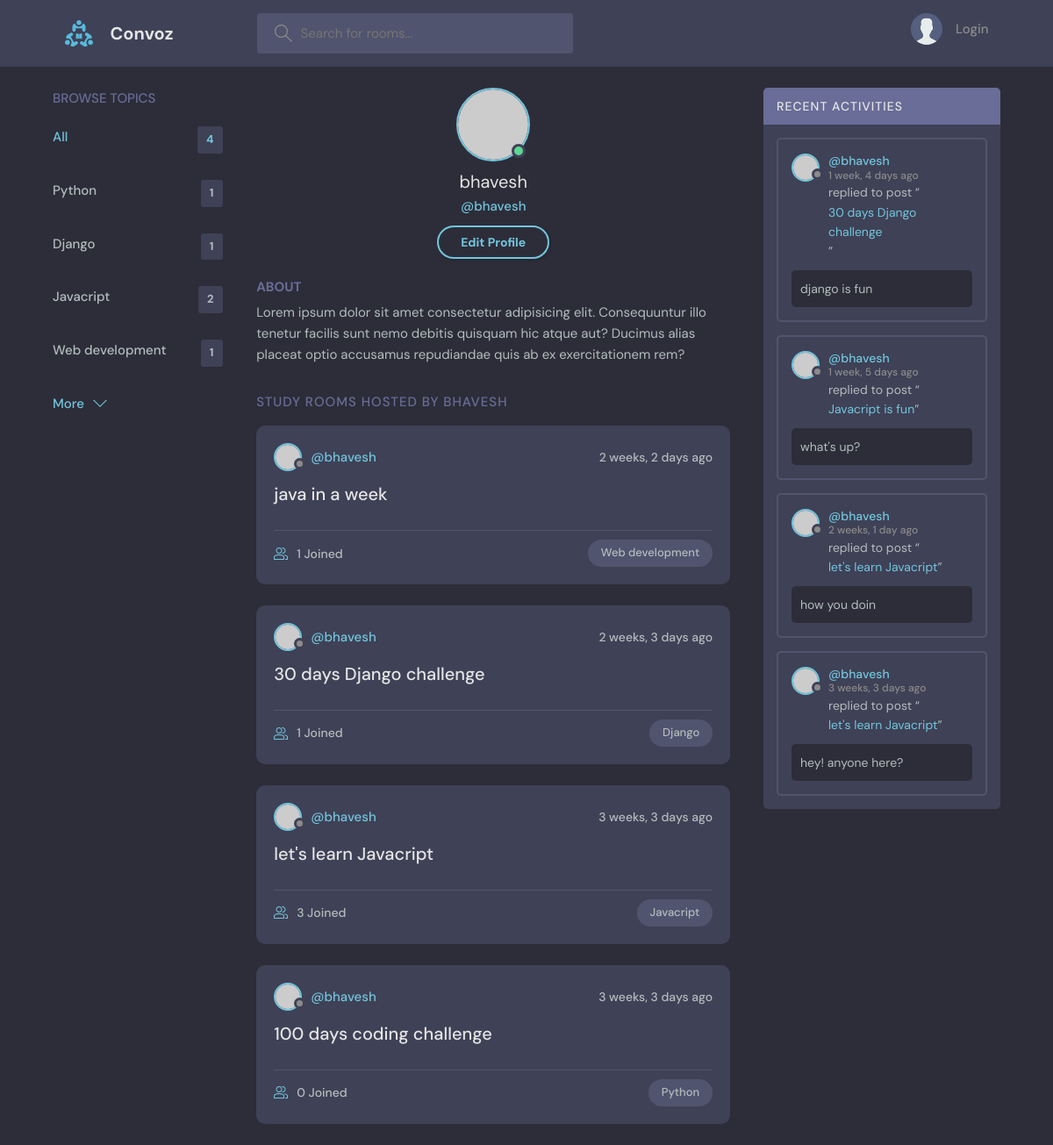
Page /profile/1/ on the earlier database version.
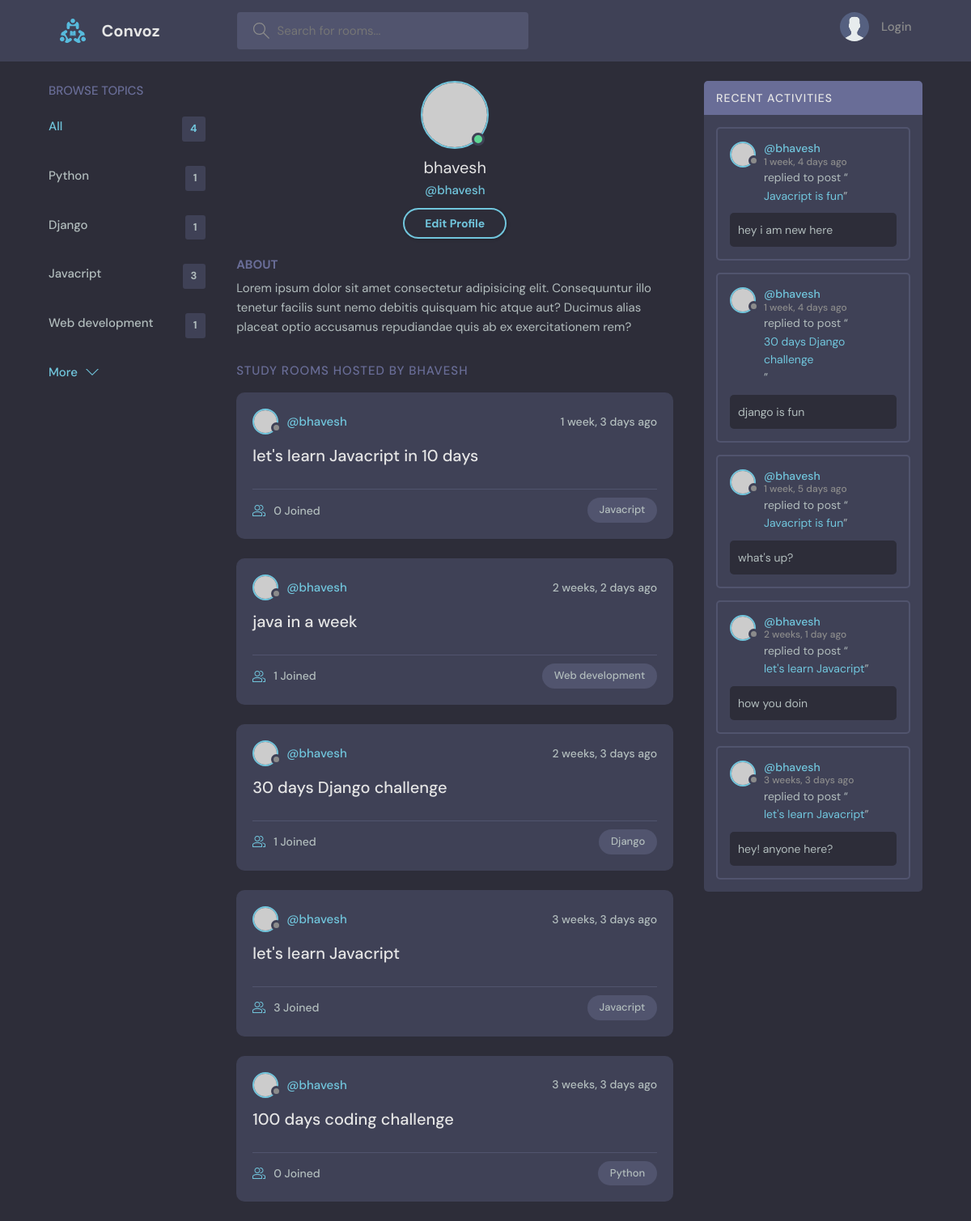
Same page on the later database version.
### base/models.py (models this page shows, shortened)
class Topic(models.Model):
    name = models.CharField(max_length=200)

class Room(models.Model):
    host = models.ForeignKey(User, on_delete=models.SET_NULL, null=True)
    topic = models.ForeignKey(Topic, on_delete=models.SET_NULL, null=True)
    name = models.CharField(max_length=200)
    description = models.TextField(null=True, blank=True)
    participants = models.ManyToManyField(User, related_name='participants', blank=True)
    updated = models.DateTimeField(auto_now=True)
    created = models.DateTimeField(auto_now_add=True)
    class Meta:
        ordering = ['-updated', '-created']  # - do the order in descending oder
    def __str__(self):
        return self.name

class Message(models.Model):
    user = models.ForeignKey(User, on_delete=models.CASCADE)
    room = models.ForeignKey(Room, on_delete=models.CASCADE)
    body = models.TextField()
    updated = models.DateTimeField(auto_now=True)
    created = models.DateTimeField(auto_now_add=True)
    class Meta:
        ordering = ['-updated', '-created']

### base/views.py (the view)
# urls.py: path('profile/<str:pk>/', views.userProfile, name="user-profile"),
def userProfile(request, pk):
    user = User.objects.get(id=pk)
    rooms = user.room_set.all()
    room_messages = user.message_set.all()
    topics = Topic.objects.all()
    context = {'user':user, 'rooms':rooms,'room_messages':room_messages, 'topics':topics}
    return render(request, 'base/profile.html', context)

### base/templates/base/profile.html
{% extends 'main.html' %}
{% block content %}
  <main class="profile-page layout layout--3">
    <div class="container">
      {% include 'base/topics_component.html' %}
      <div class="roomList">
        <div class="profile">
          <div class="profile__avatar">
            <div class="avatar avatar--large active">
              <img src="https://randomuser.me/api/portraits/men/11.jpg" />
            </div>
          </div>
          <div class="profile__info">
            <h3>{{user.username}}</h3>
            <p>@{{user.username}}</p>
            <a href="edit-user.html" class="btn btn--main btn--pill">Edit Profile</a>
          </div>
          <div class="profile__about">
            <h3>About</h3>
            <p>
              Lorem ipsum dolor sit amet consectetur adipisicing elit. Consequuntur illo tenetur
              facilis sunt nemo debitis quisquam hic atque aut? Ducimus alias placeat optio
              accusamus repudiandae quis ab ex exercitationem rem?
            </p>
          </div>
        </div>
        <div class="roomList__header">
          <div>
            <h2>Study Rooms Hosted by {{user.username}}</a>
            </h2>
          </div>
        </div>
        {% include 'base/feed_component.html' %}
      </div>
      {% include 'base/activity_component.html' %}
    </div>
  </main>
  {% endblock content %}

### base/templates/base/topics_component.html
<div class="topics">
  <div class="topics__header">
    <h2>Browse Topics</h2>
  </div>
  <ul class="topics__list">
    <li>
      <a href="{% url 'home' %}" class="active">All <span>{{topics.count}}</span></a>
    </li>
    {% for topic in topics %}
    <li>
      <a href="{% url 'home' %}?q={{topic.name}}">{{topic.name}} <span>{{topic.room_set.all.count}}</span></a>
    </li>
    {% endfor %}
  </ul>
  <a class="btn btn--link" href="topics.html">
    More
    <svg
      version="1.1"
      xmlns="http://www.w3.org/2000/svg"
      width="32"
      height="32"
      viewBox="0 0 32 32"
    >
      <title>chevron-down</title>
      <path d="M16 21l-13-13h-3l16 16 16-16h-3l-13 13z"></path>
    </svg>
  </a>
</div>

### base/templates/base/feed_component.html (shortened to what this page needs)
{% for room in rooms %}
<div class="roomListRoom">
  <div class="roomListRoom__header">
    <a href="{% url 'user-profile' room.host.id %}" class="roomListRoom__author">
      <div class="avatar avatar--small">
        <img src="https://randomuser.me/api/portraits/women/11.jpg" />
      </div>
      <span>@{{room.host.username}}</span>
    </a>
    <div class="roomListRoom__actions">
      <span>{{room.created|timesince}} ago</span>
    </div>
  </div>
  <div class="roomListRoom__content">
    <a href="{% url 'room' room.id %}">{{room.name}}</a>
  </div>
  <div class="roomListRoom__meta">
    <a href="{% url 'room' room.id %}" class="roomListRoom__joined">
      {{room.participants.all.count}} Joined
    </a>
    <p class="roomListRoom__topic">{{room.topic.name}}</p>
  </div>
</div>
{% endfor %}

### base/templates/base/activity_component.html (shortened to what this page needs)
<div class="activities">
  <div class="activities__header">
    <h2>Recent Activities</h2>
  </div>
  {% for message in room_messages %}
  <div class="activities__box">
    <div class="activities__boxHeader roomListRoom__header">
      <a href="{% url 'user-profile' message.user.id %}" class="roomListRoom__author">
        <div class="avatar avatar--small">
          <img src="https://randomuser.me/api/portraits/women/11.jpg" />
        </div>
        <p>
          @{{message.user}}
          <span>{{message.created|timesince}} ago</span>
        </p>
      </a>
    </div>
    <div class="activities__boxContent">
      <p>
        replied to post “<a href="{% url 'room' message.room.id %}">{{message.room}}</a
        >”
      </p>
      <div class="activities__boxRoomContent">
        {{message.body}}
      </div>
    </div>
  </div>
  {% endfor %}
</div>

Differences in the rows shown:
computed for Topic "Javacript": room_set.all.count "2" → "3"
added Room: host.username "bhavesh", created "1 week, 3 days", name "let's learn Javacript in 10 days", participants.all.count "0", topic.name "Javacript"
added Message: user "bhavesh", created "1 week, 4 days", room "Javacript is fun", body "hey i am new here"
